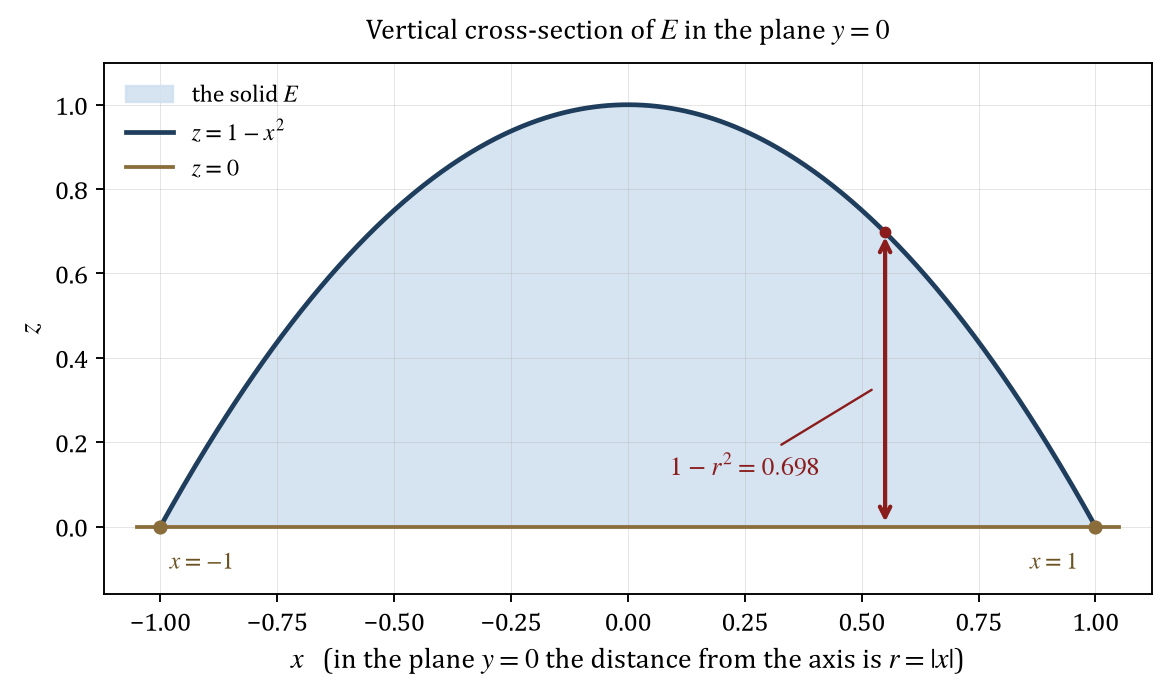

This figure's Python source:
"""Draw the vertical cross-section of the cap in the plane y = 0.

The slice shows the parabolic boundary z = 1 - x**2, the floor z = 0, the two
rim points x = -1 and x = 1, and one vertical fibre of length 1 - r**2.
"""

import base64

import matplotlib
import numpy as np

matplotlib.use("Agg")
import matplotlib.pyplot as plt

plt.rcParams.update({
    "font.family": "serif",
    "font.serif": ["Cambria", "Times New Roman", "DejaVu Serif"],
    "mathtext.fontset": "stix",
    "font.size": 11,
    "axes.labelsize": 12,
    "axes.titlesize": 12,
})

figure, axes = plt.subplots(figsize=(7.0, 4.2))

x_values = np.linspace(-1.0, 1.0, 400)
upper_values = 1.0 - x_values**2

axes.fill_between(x_values, 0.0, upper_values, color="#cfe0ef", alpha=0.85,
                  label="the solid $E$")
axes.plot(x_values, upper_values, color="#1f3d5c", linewidth=2.0,
          label=r"$z = 1 - x^{2}$")
axes.plot([-1.05, 1.05], [0.0, 0.0], color="#8a6d3b", linewidth=1.6,
          label=r"$z = 0$")

fibre_x = 0.55
fibre_height = 1.0 - fibre_x**2
axes.annotate(
    "", xy=(fibre_x, fibre_height), xytext=(fibre_x, 0.0),
    arrowprops={"arrowstyle": "<->", "color": "#8a1c1c", "linewidth": 1.8},
)
axes.plot([fibre_x], [fibre_height], marker="o", color="#8a1c1c", markersize=4)
axes.annotate(
    r"$1 - r^{2} = " + f"{fibre_height:.3f}" + r"$",
    xy=(fibre_x - 0.02, 0.33), xytext=(0.09, 0.12),
    color="#8a1c1c", fontsize=11,
    arrowprops={"arrowstyle": "-", "color": "#8a1c1c", "linewidth": 1.0},
)

axes.plot([-1.0, 1.0], [0.0, 0.0], linestyle="none", marker="o", color="#8a6d3b",
          markersize=5)
axes.text(-0.98, -0.10, r"$x = -1$", color="#6b5222", fontsize=10)
axes.text(0.86, -0.10, r"$x = 1$", color="#6b5222", fontsize=10)

axes.set_xlim(-1.12, 1.12)
axes.set_ylim(-0.16, 1.10)
axes.set_xlabel(r"$x$   (in the plane $y = 0$ the distance from the axis is $r = |x|$)")
axes.set_ylabel(r"$z$")
axes.set_title(r"Vertical cross-section of $E$ in the plane $y = 0$", pad=10)
axes.legend(loc="upper left", frameon=False, fontsize=10)
axes.grid(True, linewidth=0.4, alpha=0.35)
figure.tight_layout()

output_path = "part1_figure2.png"
figure.savefig(output_path, dpi=170, bbox_inches="tight", facecolor="white")
with open(output_path, "rb") as image_file:
    encoded = base64.b64encode(image_file.read()).decode("ascii")
with open("part1_figure2.b64.txt", "w", encoding="ascii") as text_file:
    text_file.write(encoded)
print(f"saved {output_path} and part1_figure2.b64.txt ({len(encoded)} base64 characters)")
